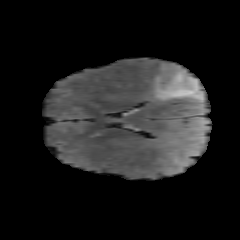
%> input picture brain.png, 240 x 240 px
$ octave LE_Method.m   (GNU Octave 9; MATLAB toolbox functions it lacks are replaced by stand-ins)
%> lines starting %> are read from the running program, lines starting %| are printed output that depends on the picture
%> further down, img is the input picture: size 240x240 uint8; min 0, max 203, mean 27.6
### averagefilter.m
function [image, t] = averagefilter(image, varargin)
%AVERAGEFILTER 2-D mean filtering.
%   B = AVERAGEFILTER(A) performs mean filtering of two dimensional
%   matrix A with integral image method. Each output pixel contains
%   the mean value of the 3-by-3 neighborhood around the corresponding
%   pixel in the input image.
%
%   B = AVERAGEFILTER(A, [M N]) filters matrix A with M-by-N neighborhood.
%   M defines vertical window size and N defines horizontal window size.
%
%   B = AVERAGEFILTER(A, [M N], PADDING) filters matrix A with the
%   predefined padding. By default the matrix is padded with zeros to
%   be compatible with IMFILTER. But then the borders may appear distorted.
%   To deal with border distortion the PADDING parameter can be either
%   set to a scalar or a string:
%       'circular'    Pads with circular repetition of elements.
%       'replicate'   Repeats border elements of matrix A.
%       'symmetric'   Pads array with mirror reflections of itself.
%
%   B = AVERAGEFILTER(A, [M N], INTEGRAL) filters matrix A with
%   the precalculated integral image INTEGRAL. Reuse of the INTEGRAL
%   dramatically reduces the computation time. However, the filter size
%   [M, N] can't be bigger than the filter size specified during
%   the creation of the INTEGRAL. The padding parameter is also inherited
%   with the passed INTEGRAL image.
%
%   [B, INTEGRAL] = AVERAGEFILTER(A) filters matrix A and returns the
%   average image B together with the integral image INTEGRAL.
%
%   Comparison
%   ----------
%   There are different ways how to perform mean filtering in MATLAB.
%   An effective way for small neighborhoods is to use IMFILTER:
%
%       I = imread('eight.tif');
%       meanFilter = fspecial('average', [3 3]);
%       J = imfilter(I, meanFilter);
%       figure, imshow(I), figure, imshow(J)
%
%   However, IMFILTER slows down with the increasing size of the
%   neighborhood while AVERAGEFILTER processing time remains constant.
%   And once one of the neighborhood dimensions is over 7 pixels,
%   AVERAGEFILTER is faster. Anyway, both IMFILTER and AVERAGEFILTER give
%   the same results.
%
%   Remark
%   -------
%   The output class type is the same as the class type of input matrix A.
%
%   Example
%   -------
%       I = imread('eight.tif');
%       J = averagefilter(I, [5 5], 'replicate');
%       figure, imshow(I), figure, imshow(J)
%
%   See also IMFILTER, FSPECIAL, PADARRAY.
%   Contributed by Jan Motl (jan@motl.us)
%   $Revision: 1.3 $  $Date: 2013/05/04 16:58:01 $
% Parameter checking.
numvarargs = length(varargin);
%> numvarargs = 1
if numvarargs > 2
    error('myfuns:somefun2Alt:TooManyInputs', ...
        'requires at most 2 optional inputs');
end

optargs = {[3 3] 0};            % set defaults for optional inputs
optargs(1:numvarargs) = varargin;
[window, padding] = optargs{:}; % use memorable variable names
%> window = [5 5]; padding = 0
m = window(1);
%> m = 5
n = window(2);
%> n = 5
if (ndims(image)~=2)            % check for color pictures
    display('The input image must be a two dimensional array.')
    display('Consider using rgb2gray or similar function.')
    return
end
% Initialization.
[rows columns] = size(image);
%> rows = 240; columns = 240
% If we have to calculate the integral image, calculate it.
if ischar(padding) || isscalar(padding)
    % Pad the image.
    imageP  = padarray(image, [floor((m+1)/2) floor((n+1)/2)], padding, 'pre');
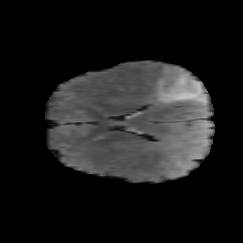
%> imageP: size 243x243 uint8; min 0, max 203, mean 26.9
    imagePP = padarray(imageP, [ceil((m-1)/2) ceil((n-1)/2)], padding, 'post');
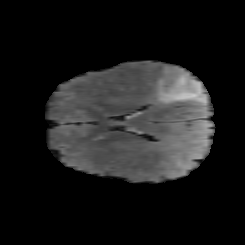
%> imagePP: size 245x245 uint8; min 0, max 203, mean 26.5
    % Always use double because uint8 would be too small.
    imageD = double(imagePP);
    % Calculate the integral image - the sum of numbers above and left.
    t = cumsum(cumsum(imageD),2);
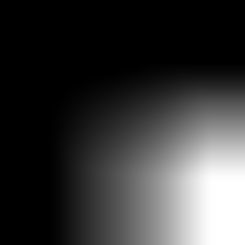
%> t: size 245x245 double; min 0, max 1589672, mean 344839.1; drawn with min black and max white
else
    % Cut the integral image from the potentionally bigger integral image.
    intm = size(padding, 1) - rows;
    intn = size(padding, 2) - columns;
    deltaMPre = floor((intm+1)/2) - floor((m+1)/2) + 1;
    deltaMPost = ceil((intm-1)/2) - ceil((m-1)/2);

    deltaNPre = floor((intn+1)/2) - floor((n+1)/2) + 1;
    deltaNPost = ceil((intn-1)/2) - ceil((n-1)/2);

    t = padding(deltaMPre : end-deltaMPost, deltaNPre : end-deltaNPost);
end
% Calculate the mean values from the look up table 't'.
imageI = t(1+m:rows+m, 1+n:columns+n) + t(1:rows, 1:columns)...
    - t(1+m:rows+m, 1:columns) - t(1:rows, 1+n:columns+n);
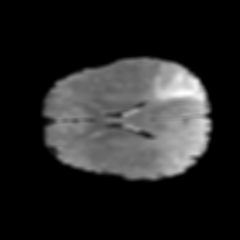
%> imageI: size 240x240 double; min 0, max 4709, mean 690; drawn with min black and max white
% Now each pixel contains sum of the window. But we want the average value.
imageI = imageI/(m*n);
% Return matrix in the original type class.
image = cast(imageI, class(image));

### LE_Method.m
clear;
clear all;
clc;

% Read the image (should be 2D grayscale)
img = imread('C:\Users\Ahmet\Desktop\LE_Method\brain.png');

% % Resize the image
% resizedImg = imresize(img,[256,256]);

% Average filter
filteredImg = averagefilter(img,[5 5]);

if sum(filteredImg(:)) > 0

	% Convert image from uint8 to double
	doubleImg = im2double(filteredImg);

	% Frequency of the pixels
	hst = uint16(imhist(doubleImg(doubleImg > 0)));
%> hst = 256 values, max 534 at index 80, min 0 at index 1, mean 71.43

	% Calculate the average of frequencies
	mnHist = round(mean2(hst(hst > 0)));
%> mnHist = 97

	% Find the most frequent region
	newHist = hst > mnHist;
%> newHist = 256 logical values, 50 true

	stats = regionprops(newHist,'Area');
%> stats = 4 regions; Area: 38, 5, 5, 2
	maxObj = max([stats.Area]);
%> maxObj = 38

	if isempty(maxObj)

        newHist = hst > 0;
        reg = uint8(newHist);

    else

        reg = uint8(bwareaopen(newHist,maxObj));
%> reg = 256 values, max 1 at index 68, min 0 at index 1, mean 0.148

    end

	% Find the limits of the most frequent region
	regVals = find(reg == 1);
%> regVals = 38 values from 68 to 105
	minVal = min(regVals(:))/255;
%> minVal = 0.267
	maxVal = max(regVals(:))/255;
%> maxVal = 0.412

	% Determine background and roi pixels
	background = doubleImg((doubleImg > minVal)&(doubleImg < maxVal));
	roi = doubleImg(doubleImg > maxVal);
%> roi = 4084 values, max 0.737 at index 2018, min 0.416 at index 1, mean 0.514

	% Calculate standard deviation for each class
	stdBack = std2(background);
%> stdBack = 0.0332
	stdRoi = std2(roi);
%> stdRoi = 0.0732

	% Image enhancement
	if stdBack < stdRoi

        for m = 1:size(doubleImg,1)
            for n = 1:size(doubleImg,2)
                if doubleImg(m,n) <= maxVal
                    doubleImg(m,n) = 0;
                elseif doubleImg(m,n) > maxVal
                    doubleImg(m,n) = (doubleImg(m,n) - maxVal)/stdRoi;
                end
            end
        end
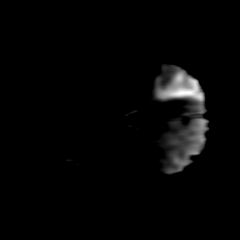
%> doubleImg: size 240x240 double; min 0, max 4.45, mean 0.0989; drawn with min black and max white

    else

        maxVal = mean2(doubleImg(doubleImg > minVal));
        stdRoi = std2(doubleImg(doubleImg > minVal));
        for m = 1:size(doubleImg,1)
            for n = 1:size(doubleImg,2)
                if doubleImg(m,n) <= maxVal
                    doubleImg(m,n) = 0;
                elseif doubleImg(m,n) > maxVal
                    doubleImg(m,n) = (doubleImg(m,n) - maxVal)/stdRoi;
                end
            end
        end

    end

	% Convert image from double to uint8
	enhancedImg = uint8(255*mat2gray(doubleImg));

	% Final image
	finalImg = filteredImg + enhancedImg;
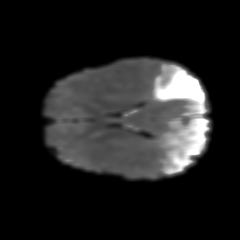
%> finalImg: size 240x240 uint8; min 0, max 255, mean 32.1

    figure,imshow(finalImg)

else

    fprintf("Error !!")
    fprintf("\n\n")
    fprintf("The method could not be applied !!")
    fprintf("\n\n")

end

$ run again, with covid.png copied over brain.png
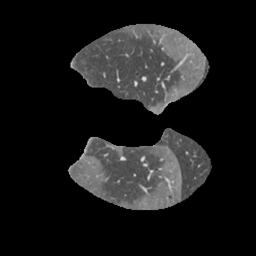
%> input picture covid.png, 256 x 256 px
%> img is the input picture: size 256x256 uint8; min 0, max 230, mean 25.8
%> window = [5 5]; padding = 0
%> m = 5
%> hst = 256 values, max 527 at index 86, min 0 at index 1, mean 71.57
%> mnHist = 107
%> newHist = 256 logical values, 64 true
%> stats = 4 regions; Area: 31, 28, 3, 2
%> maxObj = 31
%> reg = 256 values, max 1 at index 77, min 0 at index 1, mean 0.121
%> regVals = 31 values from 77 to 107
%> minVal = 0.302
%> maxVal = 0.42
%> roi = 5986 values, max 0.69 at index 1291, min 0.424 at index 31, mean 0.501
%> stdBack = 0.0283
%> stdRoi = 0.0418
%> after the loop `for m = 1:size(doubleImg,1)`:
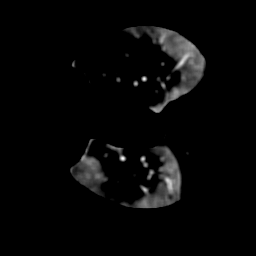
%> doubleImg: size 256x256 double; min 0, max 6.47, mean 0.178; drawn with min black and max white
%> `finalImg = filteredImg + enhancedImg;`:
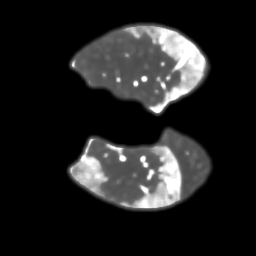
%> finalImg: size 256x256 uint8; min 0, max 255, mean 32.4

$ run again, with i001.png copied over brain.png
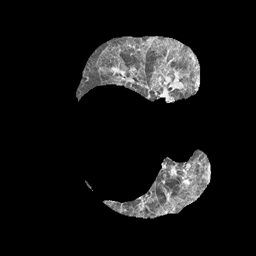
%> input picture i001.png, 256 x 256 px
%> img is the input picture: size 256x256 uint8; min 0, max 255, mean 20.5
%> window = [5 5]; padding = 0
%> m = 5
%> hst = 256 values, max 155 at index 2, min 0 at index 1, mean 45.03
%> mnHist = 49
%> newHist = 256 logical values, 98 true
%> stats = 6 regions; Area: 88, 4, 2, 2, 1, 1
%> maxObj = 88
%> reg = 256 values, max 1 at index 92, min 0 at index 1, mean 0.344
%> regVals = 88 values from 92 to 179
%> minVal = 0.361
%> `maxVal = max(regVals(:))/255;`: maxVal = 0.702
%> background = 7651 values, max 0.698 at index 1274, min 0.365 at index 1, mean 0.538
%> roi = 789 values, max 0.933 at index 219, min 0.706 at index 1, mean 0.765
%> stdBack = 0.0901
%> `stdRoi = std2(roi);`: stdRoi = 0.0512
%> `maxVal = mean2(doubleImg(doubleImg > minVal));`: maxVal = 0.56
%> `stdRoi = std2(doubleImg(doubleImg > minVal));`: stdRoi = 0.11
%> after the loop `for m = 1:size(doubleImg,1)`:
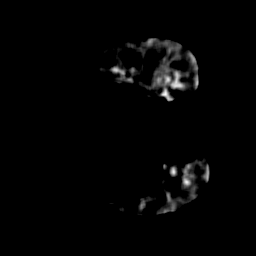
%> doubleImg: size 256x256 double; min 0, max 3.41, mean 0.0531; drawn with min black and max white
%> `finalImg = filteredImg + enhancedImg;`:
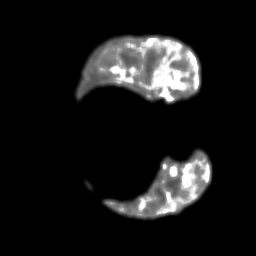
%> finalImg: size 256x256 uint8; min 0, max 255, mean 23.4
